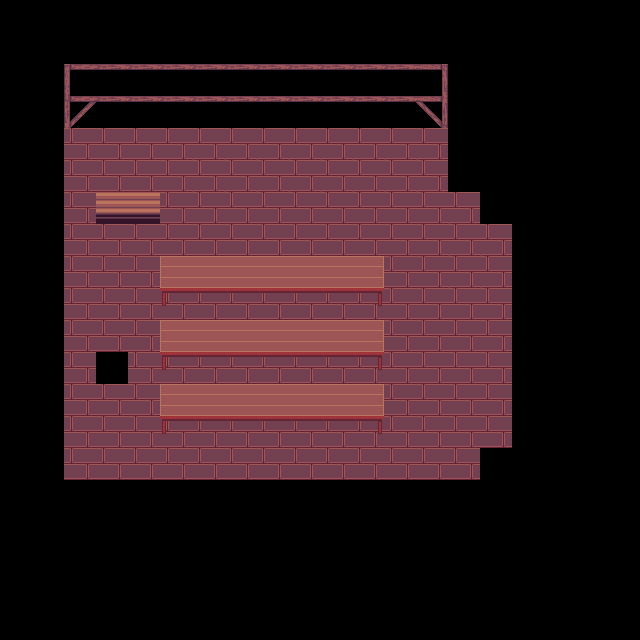

A level layout from a 2D game, rendered from its tile map. Below: a short description, then the map file with tile-grid data replaced by summaries:
An orthogonal 20x20 tile map with 32x32 px tiles, 4 tile layers (Land, Decor, Touchable, Behind), 2 hidden layers not drawn, 4 tilesets and 3 objects.

<map version="1.0" tiledversion="2018.01.01" orientation="orthogonal" renderorder="right-down" width="20" height="20" tilewidth="32" tileheight="32" infinite="0" nextobjectid="33">
 <tileset firstgid="1" name="Tileset_Interior Wood_Gnomenlied" tilewidth="32" tileheight="32" tilecount="255" columns="17">
  <image source="textures/Tileset_Interior Wood_Gnomenlied.png" width="544" height="480" />
 </tileset>
 <tileset firstgid="256" name="RPG Nature Tileset" tilewidth="32" tileheight="32" tilecount="180" columns="20">
  <image source="textures/RPG Nature Tileset.png" width="641" height="288" />
 </tileset>
 <tileset firstgid="436" name="RPG Nature Tileset" tilewidth="32" tileheight="32" tilecount="180" columns="20">
  <image source="textures/RPG Nature Tileset.png" width="641" height="288" />
 </tileset>
 <tileset firstgid="616" name="Beach Tileset" tilewidth="32" tileheight="32" tilecount="162" columns="18">
  <image source="textures/Beach Tileset.png" width="576" height="288" />
 </tileset>
 <layer name="Water" width="20" height="20" visible="0">
  <data>[400 cells, 400 non-empty, 2 distinct tile ids]</data>
 </layer>
 <layer name="Land" width="20" height="20">
  <data>[400 cells, 147 non-empty, 3 distinct tile ids]</data>
 </layer>
 <layer name="Path" width="20" height="20" visible="0">
  <data>[400 cells, 0 non-empty, 0 distinct tile ids]</data>
 </layer>
 <objectgroup name="Sign" />
 <objectgroup name="NPC">
  <object id="8" gid="630" x="93" y="377" width="32" height="32">
   <properties>
    <property name="Message" value="WE HATE [ATTS]!!!" />
   </properties>
  </object>
 </objectgroup>
 <layer name="Decor" width="20" height="20">
  <data>[400 cells, 21 non-empty, 3 distinct tile ids]</data>
 </layer>
 <layer name="Touchable" width="20" height="20">
  <data>[400 cells, 27 non-empty, 4 distinct tile ids]</data>
 </layer>
 <layer name="Behind" width="20" height="20">
  <data>[400 cells, 24 non-empty, 5 distinct tile ids]</data>
 </layer>
 <objectgroup name="Leave" />
 <objectgroup name="Start">
  <object id="1" gid="19" x="95.8833" y="181.086" width="32" height="32" />
 </objectgroup>
 <objectgroup name="House" />
 <objectgroup name="Enemy" />
 <objectgroup name="Doors">
  <object id="32" gid="191" x="96.3636" y="223.045" width="32" height="32">
   <properties>
    <property name="goto" value="shop.tmx" />
   </properties>
  </object>
 </objectgroup>
</map>
